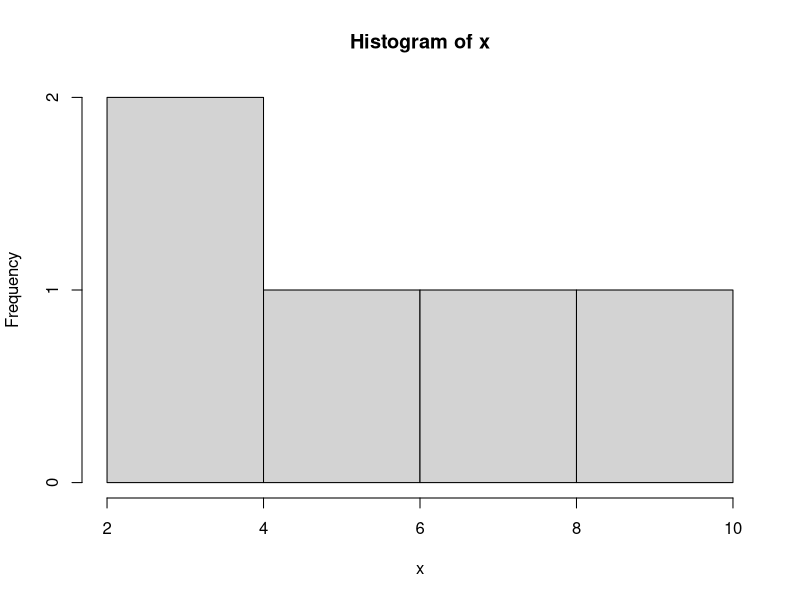

Here is the R script that generated this plot:
# Tugas Komputasi Statistika
# Contoh syntax sederhana di R

print("Halo Dunia")

x <- c(2, 4, 6, 8, 10)
y <- c(1,2,3,4,5)
z <- c(10,20,30)

sum(z)

mean(y)

mean(x)

summary(x)

hist(x)
